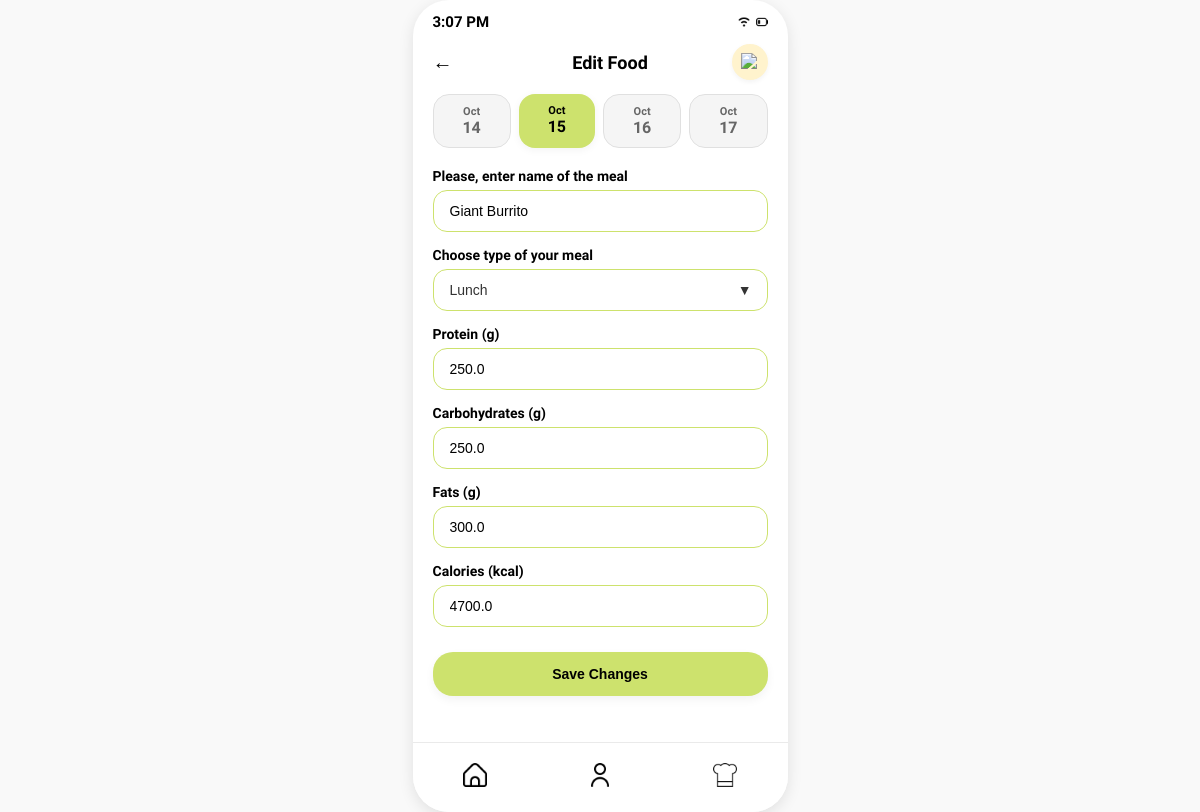
/foods/5/edit, run on the app's committed database.
### tables this page shows
CREATE TABLE food_items (
            id INTEGER PRIMARY KEY AUTOINCREMENT,
            user_id INTEGER NOT NULL,
            name TEXT NOT NULL,
            meal_type TEXT NOT NULL CHECK (meal_type IN ('Breakfast', 'Lunch', 'Dinner', 'Snacks')),
            calories REAL NOT NULL,
            protein_grams REAL NOT NULL,
            carbohydrate_grams REAL NOT NULL,
            fat_grams REAL NOT NULL,
            created_at TEXT NOT NULL DEFAULT CURRENT_TIMESTAMP, usage_count INTEGER NOT NULL DEFAULT 0,
            FOREIGN KEY (user_id) REFERENCES users(id) ON DELETE CASCADE
        );

### app.py (the view, shortened to what this page needs)
@app.route("/foods/<int:food_id>/edit", methods=["GET", "POST"])
def edit_food(food_id):
    with get_database_connection() as connection:
        user_id = get_food_user_id(connection)
        if user_id is None:
            abort(409, "A food owner is required before a food item can be edited.")
        food_item = connection.execute(
            """
            SELECT id, name, meal_type, calories, protein_grams,
                   carbohydrate_grams, fat_grams
            FROM food_items
            WHERE id = ? AND user_id = ?
            """,
            (food_id, user_id),
        ).fetchone()
        if food_item is None:
            abort(404)
    selected_date, date_options = get_compact_date_options(request.args.get("date"))
    return render_template(
        "add_food.html",
        editing=True,
        food=food_item,
        selected_date=selected_date,
        date_options=date_options,
    )

### app.py (called while the page is built)
def get_database_connection():
    return open_database_connection(app.config["DATABASE"])

def active_demo_user_id():
    user_id = session.get("user_id")
    if user_id is None:
        return None
    with get_database_connection() as connection:
        user = connection.execute(
            "SELECT id FROM users WHERE id = ?", (user_id,)
        ).fetchone()
    return user["id"] if user is not None else None

def get_food_user_id(connection):
    session_user_id = active_demo_user_id()
    if session_user_id is not None:
        return session_user_id
    users = connection.execute("SELECT id FROM users ORDER BY id LIMIT 2").fetchall()
    return users[0]["id"] if len(users) == 1 else None

def get_compact_date_options(requested_date):
    try:
        selected_date = (
            date.fromisoformat(requested_date) if requested_date else date.today()
        )
    except (TypeError, ValueError):
        selected_date = date.today()
    date_options = []
    for offset in (-1, 0, 1, 2):
        option_date = selected_date + timedelta(days=offset)
        date_options.append(
            {
                "value": option_date.isoformat(),
                "month": option_date.strftime("%b"),
                "day": option_date.day,
                "is_selected": option_date == selected_date,
            }
        )
    return selected_date, date_options

### database.py (called while the page is built)
def get_database_connection(database_path):
    connection = sqlite3.connect(database_path)
    connection.row_factory = sqlite3.Row
    connection.execute("PRAGMA foreign_keys = ON")
    return connection

### templates/add_food.html (shortened to what this page needs)
<!DOCTYPE html>
<html lang="en">
<head>
    <link rel="stylesheet" href="{{ url_for('static', filename='style.css') }}">
</head>
<body>
    <div class="phone-screen"
        style="justify-content: flex-start; padding: 25px 20px; position: relative; overflow-y: auto; scrollbar-width: none;">
        <div class="status-bar">
            <span id="live-est-clock">9:41</span>
            <div class="icons">
                <img src="{{ url_for('static', filename='wifi.png') }}" alt="Wi-Fi">
                <img src="{{ url_for('static', filename='battery.png') }}" alt="Battery">
            </div>
        </div>
        <div
            style="display: flex; justify-content: space-between; align-items: center; width: 100%; margin-top: 25px; margin-bottom: 20px; position: relative;">
            <a href="{% if editing %}{{ url_for('food_library', filter='az') }}{% else %}{{ url_for('log_meal') }}{% endif %}"
                style="font-size: 20px; color: #000; text-decoration: none; font-weight: bold;">←</a>
            <h2 style="font-size: 18px; font-weight: 700; margin: 0 auto; color: #000000;">{% if editing %}Edit Food{%
                else %}Add your Meal{% endif %}</h2>
            <div
                style="background: #FFF3CD; border-radius: 50%; width: 36px; height: 36px; display: flex; align-items: center; justify-content: center; box-shadow: 0 2px 5px rgba(0,0,0,0.05); position: absolute; right: 0;">
                <img src="{{ url_for('static', filename='bell.png') }}" alt="Notification Bell"
                    style="width: 18px; height: 18px; object-fit: contain;">
            </div>
        </div>
        <div style="display: flex; justify-content: space-between; width: 100%; margin-bottom: 20px; gap: 8px;">
            {% for date_option in date_options %}
            <a href="{% if editing %}{{ url_for('edit_food', food_id=food['id'], date=date_option.value) }}{% else %}{{ url_for('add_food', date=date_option.value) }}{% endif %}"
                style="text-decoration: none; flex: 1; background: {% if date_option.is_selected %}#CDE26D{% else %}#F5F5F5{% endif %}; border-radius: 16px; padding: 10px 0; text-align: center; border: {% if date_option.is_selected %}none{% else %}1px solid #E0E0E0{% endif %}; box-shadow: {% if date_option.is_selected %}0 2px 8px rgba(0,0,0,0.05){% else %}none{% endif %};">
                <div
                    style="font-size: 11px; color: {% if date_option.is_selected %}#000{% else %}#666{% endif %}; font-weight: 600;">
                    {{ date_option.month }}</div>
                <div
                    style="font-size: 16px; color: {% if date_option.is_selected %}#000{% else %}#666{% endif %}; font-weight: 700;">
                    {{ date_option.day }}</div>
            </a>
            {% endfor %}
        </div>
        <form
            action="{% if editing %}{{ url_for('edit_food', food_id=food['id']) }}{% else %}{{ url_for('add_food') }}{% endif %}"
            method="POST" style="width: 100%; display: flex; flex-direction: column; gap: 15px; padding-bottom: 70px;">
            <div style="display: flex; flex-direction: column; gap: 6px;">
                <label style="font-size: 14px; font-weight: 700; color: #000;">Please, enter name of the meal</label>
                <input type="text" name="meal_name" placeholder="name" value="{{ food['name'] if editing else '' }}"
                    required
                    style="width: 100%; padding: 12px 16px; border: 1.5px solid #CDE26D; border-radius: 14px; outline: none; font-size: 14px; background: #ffffff; box-sizing: border-box;">
            </div>
            <div style="display: flex; flex-direction: column; gap: 6px;">
                <label style="font-size: 14px; font-weight: 700; color: #000;">Choose type of your meal</label>
                <div style="position: relative;">
                    <select name="meal_type"
                        style="width: 100%; padding: 12px 16px; border: 1.5px solid #CDE26D; border-radius: 14px; outline: none; font-size: 14px; background: #ffffff; appearance: none; box-sizing: border-box; cursor: pointer; color: #333;">
                        <option value="Lunch" {% if editing and food['meal_type']=='Lunch' %}selected{% endif %}>Lunch
                        </option>
                    </select>
                    <span
                        style="position: absolute; right: 16px; top: 50%; transform: translateY(-50%); pointer-events: none; font-size: 14px; color: #333;">▼</span>
                </div>
            </div>
            <div style="display: flex; flex-direction: column; gap: 6px;">
                <label style="font-size: 14px; font-weight: 700; color: #000;">Protein (g)</label>
                <input type="number" name="protein" id="protein" min="0" step="1" placeholder="grams"
                    value="{{ food['protein_grams'] if editing else '' }}" required
                    style="width: 100%; padding: 12px 16px; border: 1.5px solid #CDE26D; border-radius: 14px; outline: none; font-size: 14px; background: #ffffff; box-sizing: border-box;">
            </div>
            <div style="display: flex; flex-direction: column; gap: 6px;">
                <label style="font-size: 14px; font-weight: 700; color: #000;">Carbohydrates (g)</label>
                <input type="number" name="carbs" id="carbs" min="0" step="1" placeholder="grams"
                    value="{{ food['carbohydrate_grams'] if editing else '' }}" required
                    style="width: 100%; padding: 12px 16px; border: 1.5px solid #CDE26D; border-radius: 14px; outline: none; font-size: 14px; background: #ffffff; box-sizing: border-box;">
            </div>
            <div style="display: flex; flex-direction: column; gap: 6px;">
                <label style="font-size: 14px; font-weight: 700; color: #000;">Fats (g)</label>
                <input type="number" name="fats" id="fats" min="0" step="1" placeholder="grams"
                    value="{{ food['fat_grams'] if editing else '' }}" required
                    style="width: 100%; padding: 12px 16px; border: 1.5px solid #CDE26D; border-radius: 14px; outline: none; font-size: 14px; background: #ffffff; box-sizing: border-box;">
            </div>
            <div style="display: flex; flex-direction: column; gap: 6px;">
                <label style="font-size: 14px; font-weight: 700; color: #000;">Calories (kcal)</label>
                <input type="number" name="calories" id="calories" min="0" step="1" placeholder="kcal"
                    value="{{ food['calories'] if editing else '' }}" required
                    style="width: 100%; padding: 12px 16px; border: 1.5px solid #CDE26D; border-radius: 14px; outline: none; font-size: 14px; background: #ffffff; box-sizing: border-box;">
            </div>
            <button type="submit"
                style="width: 100%; background: #CDE26D; color: #000000; border: none; border-radius: 20px; padding: 14px; font-size: 14px; font-weight: 700; cursor: pointer; margin-top: 10px; box-shadow: 0 4px 10px rgba(0,0,0,0.05);">{%
                if editing %}Save Changes{% else %}Save to Food Library{% endif %}</button>
        </form>
        <div class="bottom-nav">
            <a href="{{ url_for('dashboard') }}"><img src="{{ url_for('static', filename='home.png') }}" alt="Home"
                    class="nav-icon"></a>
            <a href="{{ url_for('profile') }}"><img src="{{ url_for('static', filename='user-3.png') }}" alt="Profile"
                    class="nav-icon"></a>
            <a href="{{ url_for('food_library') }}"><img src="{{ url_for('static', filename='hat-chef.png') }}"
                    alt="Chef" class="nav-icon"></a>
        </div>
    </div>
</body>
</html>

### static/style.css (style rules this page uses)
* { margin: 0; padding: 0; box-sizing: border-box; }
body { font-family: "Quicksand", sans-serif; background-color: #f9f9f9; display: flex; justify-content: center; align-items: center; min-height: 100vh; }
.phone-screen { background-color: #ffffff; width: 375px; height: 812px; border-radius: 36px; box-shadow: 0 4px 15px rgba(0,0,0,0.1); display: flex; flex-direction: column; align-items: center; justify-content: flex-start; position: relative; padding: 25px 20px; overflow: hidden; }
.status-bar { width: 100%; height: 44px; position: absolute; top: 0; left: 0; display: flex; justify-content: space-between; align-items: center; padding: 0 20px; font-size: 15px; font-weight: 600; color: #000000; }
.status-bar .icons { display: flex; align-items: center; gap: 6px; }
.status-bar .icons img { height: 12px; width: auto; object-fit: contain; }
.bottom-nav { position: absolute; bottom: 0; left: 0; width: 100%; height: 70px; background-color: #ffffff; border-top: 1px solid #eaeaea; display: flex; justify-content: space-around; align-items: center; z-index: 100; box-sizing: border-box; }
.bottom-nav a { font-size: 22px; color: #1A3427; text-decoration: none; }
.nav-icon { width: 24px; height: 24px; object-fit: contain; }

### data on the page
food_items: meal_name "Giant Burrito", meal_type "Lunch", protein "250.0", carbs "250.0", fats "300.0", calories "4700.0"

### other printed values
{{ date_option.month }} "Oct" "Oct" "Oct" "Oct"
{{ date_option.day }} "14" "15" "16" "17"
